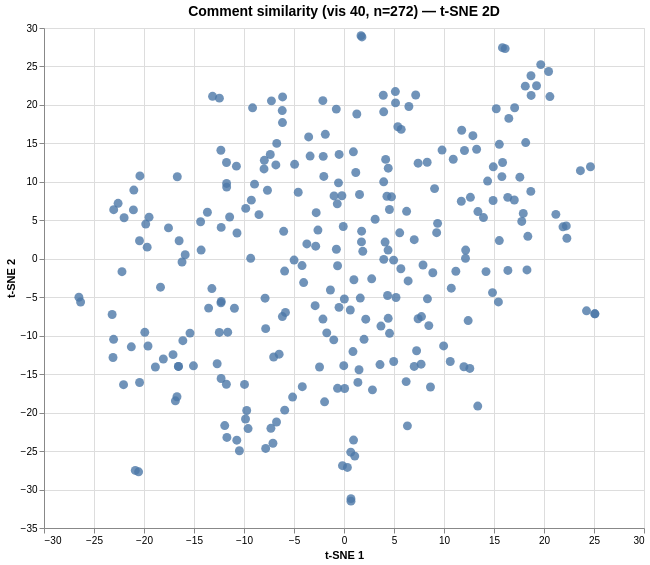

Express this chart as Vega-Lite.
### Vega specification from a JSON file in a GitHub repository (floating-point values rounded to 4 significant figures; data arrays with more than 128 entries replaced by an {"elided": "..."} marker saying what was removed)
{"$schema": "https://vega.github.io/schema/vega/v6.json", "data": [{"name": "param_1e9efca18e7a2868_store"}, {"name": "source_0", "values": {"elided": "272 records"}}, {"name": "source_0_x_domain_dim_1", "values": [{"min": -26.51, "max": 25.09}]}, {"name": "source_0_y_domain_dim_2", "values": [{"min": -31.51, "max": 29.01}]}], "signals": [{"name": "unit", "value": {}, "on": [{"events": "pointermove", "update": "isTuple(group()) ? group() : unit"}]}, {"name": "param_1e9efca18e7a2868", "update": "vlSelectionResolve(\"param_1e9efca18e7a2868_store\", \"union\")"}, {"name": "param_1e9efca18e7a2868_dim_1", "on": [{"events": [{"source": "view", "type": "dblclick"}], "update": "null"}, {"events": {"signal": "param_1e9efca18e7a2868_translate_delta"}, "update": "panLinear(param_1e9efca18e7a2868_translate_anchor.extent_x, -param_1e9efca18e7a2868_translate_delta.x / width)"}, {"events": {"signal": "param_1e9efca18e7a2868_zoom_delta"}, "update": "zoomLinear(domain(\"x\"), param_1e9efca18e7a2868_zoom_anchor.x, param_1e9efca18e7a2868_zoom_delta)"}]}, {"name": "param_1e9efca18e7a2868_dim_2", "on": [{"events": [{"source": "view", "type": "dblclick"}], "update": "null"}, {"events": {"signal": "param_1e9efca18e7a2868_translate_delta"}, "update": "panLinear(param_1e9efca18e7a2868_translate_anchor.extent_y, param_1e9efca18e7a2868_translate_delta.y / height)"}, {"events": {"signal": "param_1e9efca18e7a2868_zoom_delta"}, "update": "zoomLinear(domain(\"y\"), param_1e9efca18e7a2868_zoom_anchor.y, param_1e9efca18e7a2868_zoom_delta)"}]}, {"name": "param_1e9efca18e7a2868_tuple", "on": [{"events": [{"signal": "param_1e9efca18e7a2868_dim_1 || param_1e9efca18e7a2868_dim_2"}], "update": "param_1e9efca18e7a2868_dim_1 && param_1e9efca18e7a2868_dim_2 ? {unit: \"\", fields: param_1e9efca18e7a2868_tuple_fields, values: [param_1e9efca18e7a2868_dim_1,param_1e9efca18e7a2868_dim_2]} : null"}]}, {"name": "param_1e9efca18e7a2868_tuple_fields", "value": [{"field": "dim_1", "channel": "x", "type": "R"}, {"field": "dim_2", "channel": "y", "type": "R"}]}, {"name": "param_1e9efca18e7a2868_translate_anchor", "value": {}, "on": [{"events": [{"source": "scope", "type": "pointerdown"}], "update": "{x: x(unit), y: y(unit), extent_x: domain(\"x\"), extent_y: domain(\"y\")}"}]}, {"name": "param_1e9efca18e7a2868_translate_delta", "value": {}, "on": [{"events": [{"source": "window", "between": [{"source": "scope", "type": "pointerdown"}, {"source": "window", "type": "pointerup"}], "type": "pointermove", "consume": true}], "update": "{x: param_1e9efca18e7a2868_translate_anchor.x - x(unit), y: param_1e9efca18e7a2868_translate_anchor.y - y(unit)}"}]}, {"name": "param_1e9efca18e7a2868_zoom_anchor", "on": [{"events": [{"source": "scope", "consume": true, "type": "wheel"}], "update": "{x: invert(\"x\", x(unit)), y: invert(\"y\", y(unit))}"}]}, {"name": "param_1e9efca18e7a2868_zoom_delta", "on": [{"events": [{"source": "scope", "type": "wheel", "consume": true}], "update": "pow(1.001, event.deltaY * pow(16, event.deltaMode))", "force": true}]}, {"name": "param_1e9efca18e7a2868_modify", "on": [{"events": {"signal": "param_1e9efca18e7a2868_tuple"}, "update": "modify(\"param_1e9efca18e7a2868_store\", param_1e9efca18e7a2868_tuple, true)"}]}], "marks": [{"type": "symbol", "name": "marks", "from": {"data": "source_0"}, "encode": {"update": {"opacity": {"value": 0.8}, "size": {"value": 80}, "tooltip": {"signal": "{\"Comment #\": format(datum[\"index\"], \"\"), \"Comment\": isValid(datum[\"comment\"]) ? datum[\"comment\"] : \"\"+datum[\"comment\"]}"}, "x": {"field": "dim_1", "scale": "x"}, "shape": {"value": "circle"}, "y": {"field": "dim_2", "scale": "y"}, "fill": {"value": "#4c78a8"}}}, "style": ["circle"], "interactive": true, "clip": true}], "scales": [{"name": "x", "type": "linear", "domain": [{"signal": "(data(\"source_0_x_domain_dim_1\")[0] || {}).min"}, {"signal": "(data(\"source_0_x_domain_dim_1\")[0] || {}).max"}], "range": [0, {"signal": "width"}], "nice": true, "zero": true, "domainRaw": {"signal": "param_1e9efca18e7a2868[\"dim_1\"]"}}, {"name": "y", "type": "linear", "domain": [{"signal": "(data(\"source_0_y_domain_dim_2\")[0] || {}).min"}, {"signal": "(data(\"source_0_y_domain_dim_2\")[0] || {}).max"}], "range": [{"signal": "height"}, 0], "nice": true, "zero": true, "domainRaw": {"signal": "param_1e9efca18e7a2868[\"dim_2\"]"}}], "axes": [{"scale": "x", "ticks": false, "gridScale": "y", "zindex": 0, "maxExtent": 0, "grid": true, "tickCount": {"signal": "ceil(width/40)"}, "aria": false, "orient": "bottom", "labels": false, "minExtent": 0, "domain": false}, {"scale": "y", "orient": "left", "aria": false, "minExtent": 0, "labels": false, "maxExtent": 0, "grid": true, "tickCount": {"signal": "ceil(height/40)"}, "zindex": 0, "domain": false, "gridScale": "x", "ticks": false}, {"scale": "x", "orient": "bottom", "grid": false, "title": "t-SNE 1", "tickCount": {"signal": "ceil(width/40)"}, "zindex": 0, "labelOverlap": true, "labelFlush": true}, {"scale": "y", "labelOverlap": true, "zindex": 0, "grid": false, "tickCount": {"signal": "ceil(height/40)"}, "orient": "left", "title": "t-SNE 2"}], "title": {"text": "Comment similarity (vis 40, n=272) — t-SNE 2D", "fontSize": 14, "frame": "group"}, "padding": 5, "height": 500, "style": "cell", "width": 600, "background": "white"}
